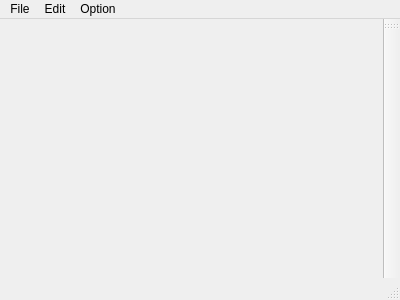
<?xml version="1.0" encoding="UTF-8"?>
<ui version="4.0">
 <class>MainWindow</class>
 <widget class="QMainWindow" name="MainWindow">
  <property name="enabled">
   <bool>true</bool>
  </property>
  <property name="geometry">
   <rect>
    <x>0</x>
    <y>0</y>
    <width>400</width>
    <height>300</height>
   </rect>
  </property>
  <property name="windowTitle">
   <string>MainWindow</string>
  </property>
  <widget class="QWidget" name="centralWidget"/>
  <widget class="QMenuBar" name="menuBar">
   <property name="enabled">
    <bool>true</bool>
   </property>
   <property name="geometry">
    <rect>
     <x>0</x>
     <y>0</y>
     <width>400</width>
     <height>29</height>
    </rect>
   </property>
   <widget class="QMenu" name="menuFile">
    <property name="title">
     <string>File</string>
    </property>
    <addaction name="actionOpen"/>
    <addaction name="actionSave"/>
   </widget>
   <widget class="QMenu" name="menuOption">
    <property name="title">
     <string>Option</string>
    </property>
    <addaction name="actionGradient_Mixture"/>
    <addaction name="actionOpacity"/>
   </widget>
   <widget class="QMenu" name="menuEdit">
    <property name="title">
     <string>Edit</string>
    </property>
    <addaction name="actionEdit"/>
    <addaction name="actionSimple_Edit"/>
    <addaction name="actionReset"/>
    <addaction name="actionClear_Mask"/>
    <addaction name="actionAll_Mask"/>
    <addaction name="actionReverse_Mask"/>
    <addaction name="separator"/>
    <addaction name="actionEraser"/>
    <addaction name="actionPen_Size"/>
    <addaction name="actionPaint"/>
   </widget>
   <addaction name="menuFile"/>
   <addaction name="menuEdit"/>
   <addaction name="menuOption"/>
  </widget>
  <widget class="QToolBar" name="mainToolBar">
   <attribute name="toolBarArea">
    <enum>RightToolBarArea</enum>
   </attribute>
   <attribute name="toolBarBreak">
    <bool>false</bool>
   </attribute>
  </widget>
  <widget class="QStatusBar" name="statusBar"/>
  <action name="actionOpen">
   <property name="text">
    <string>Open</string>
   </property>
  </action>
  <action name="actionEdit">
   <property name="text">
    <string>Edit</string>
   </property>
  </action>
  <action name="actionSave">
   <property name="text">
    <string>Save</string>
   </property>
  </action>
  <action name="actionReset">
   <property name="text">
    <string>Reset</string>
   </property>
   <property name="toolTip">
    <string>Reset</string>
   </property>
  </action>
  <action name="actionGradient_Mixture">
   <property name="checkable">
    <bool>true</bool>
   </property>
   <property name="text">
    <string>Gradient Mixture</string>
   </property>
  </action>
  <action name="actionClear_Mask">
   <property name="text">
    <string>Clear Mask</string>
   </property>
  </action>
  <action name="actionAll_Mask">
   <property name="text">
    <string>All Mask</string>
   </property>
  </action>
  <action name="actionOpacity">
   <property name="checkable">
    <bool>true</bool>
   </property>
   <property name="text">
    <string>Opacity</string>
   </property>
  </action>
  <action name="actionEraser">
   <property name="checkable">
    <bool>true</bool>
   </property>
   <property name="text">
    <string>Eraser</string>
   </property>
  </action>
  <action name="actionReverse_Mask">
   <property name="text">
    <string>Reverse Mask</string>
   </property>
  </action>
  <action name="actionPen_Size">
   <property name="text">
    <string>Pen Size</string>
   </property>
  </action>
  <action name="actionSimple_Edit">
   <property name="text">
    <string>Simple Edit</string>
   </property>
  </action>
  <action name="actionPaint">
   <property name="text">
    <string>Paint</string>
   </property>
  </action>
 </widget>
 <layoutdefault spacing="6" margin="11"/>
 <resources/>
 <connections/>
</ui>
